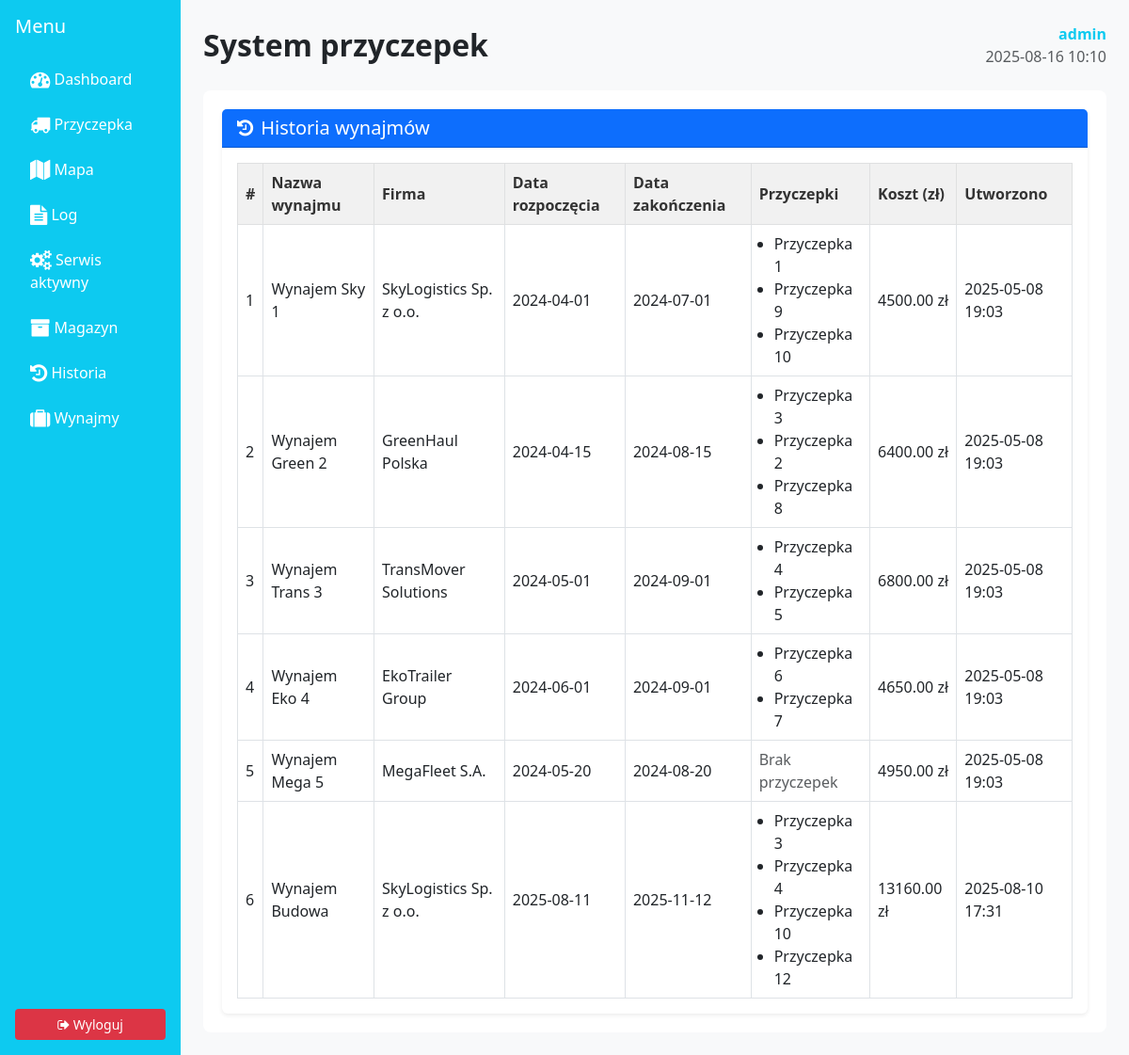
The page /rental-history/ (signed in) on the database its author committed.
### rentalapp/models.py (models this page shows, shortened)
class Rental(models.Model):
    name = models.CharField(max_length=255, default="", blank=True)
    company = models.ForeignKey(Company, on_delete=models.CASCADE, related_name='rentals')
    start_date = models.DateField()
    end_date = models.DateField()
    monthly_price = models.DecimalField(max_digits=10, decimal_places=2)
    cost = models.DecimalField(max_digits=10, decimal_places=2, blank=True, null=True)
    created_at = models.DateTimeField(auto_now_add=True)

class Company(models.Model):
    name = models.CharField(max_length=100)
    email = models.EmailField(blank=True, null=True)
    phone = models.CharField(max_length=30, blank=True, null=True)

class RentalTrailer(models.Model):
    rental = models.ForeignKey(Rental, on_delete=models.CASCADE, related_name='rental_trailers')
    trailer = models.ForeignKey(Trailer, on_delete=models.CASCADE)

class Trailer(models.Model):
    name = models.CharField(max_length=100)
    ip_address = models.GenericIPAddressField()
    serial_number = models.CharField(max_length=100, unique=True)
    registration_number = models.CharField(max_length=20)
    operator_phone = models.CharField(max_length=20)
    location_link = models.URLField(blank=True, null=True)
    notes = models.TextField(blank=True, null=True)
    latitude = models.FloatField(blank=True, null=True)
    longitude = models.FloatField(blank=True, null=True)
    STATUS_CHOICES = [
        ('active', 'Aktywna'),
        ('inactive', 'Nieaktywna'),
        ('maintenance', 'W serwisie')
    ]
    status = models.CharField(max_length=20, choices=STATUS_CHOICES, default='active')

### rentalapp/views.py (the view)
# urls.py: path('rental-history/', views.rental_history_view, name='rental_history'),
@login_required
def rental_history_view(request):
    rentals = Rental.objects.select_related('company').prefetch_related('rental_trailers__trailer')
    return render(request, 'rentalapp/rent/rental_history.html', {
        'rentals': rentals
    })

### templates/rentalapp/rent/rental_history.html (shortened to what this page needs)
{% extends 'rentalapp/base.html' %}
{% load static %}
{% block content %}
    <div class="container mt-4">
        <div class="card shadow-sm border-0">
            <div class="card-header bg-primary text-white d-flex align-items-center">
                <h5 class="mb-0"><i class="fa fa-history me-2"></i>Historia wynajmów</h5>
            </div>
            <div class="card-body">
                {% if rentals %}
                    <div class="table-responsive">
                        <table class="table table-bordered table-hover align-middle mb-0">
                            <thead class="table-light">
                            <tr>
                                <th>#</th>
                                <th>Nazwa wynajmu</th>
                                <th>Firma</th>
                                <th>Data rozpoczęcia</th>
                                <th>Data zakończenia</th>
                                <th>Przyczepki</th>
                                <th>Koszt (zł)</th>
                                <th>Utworzono</th>
                            </tr>
                            </thead>
                            <tbody>
                            {% for rental in rentals %}
                                <tr>
                                    <td>{{ forloop.counter }}</td>
                                    <td>{{ rental.name }}</td>
                                    <td>{{ rental.company.name }}</td>
                                    <td>{{ rental.start_date|date:"Y-m-d" }}</td>
                                    <td>{{ rental.end_date|date:"Y-m-d" }}</td>
                                    <td>
                                        {% if rental.rental_trailers.all %}
                                            <ul class="mb-0 ps-3">
                                                {% for rt in rental.rental_trailers.all %}
                                                    <li>{{ rt.trailer.name }}</li>
                                                {% endfor %}
                                            </ul>
                                        {% else %}
                                            <span class="text-muted">Brak przyczepek</span>
                                        {% endif %}
                                    </td>
                                    <td>{{ rental.cost }} zł</td>
                                    <td>{{ rental.created_at|date:"Y-m-d H:i" }}</td>
                                </tr>
                            {% endfor %}
                            </tbody>
                        </table>
                    </div>
                {% else %}
                    <div class="alert alert-info text-center mb-0">
                        Brak historii wynajmów do wyświetlenia.
                    </div>
                {% endif %}
            </div>
        </div>
    </div>
{% endblock %}

### templates/rentalapp/base.html (shortened to what this page needs)
{% load static %}
{% load tz %}
<!DOCTYPE html>
<html lang="pl">
<head>
  <link rel="stylesheet" href="https://cdn.jsdelivr.net/npm/bootstrap@5.3.0/dist/css/bootstrap.min.css">
  <link rel="stylesheet" href="https://cdn.jsdelivr.net/npm/font-awesome@4.7.0/css/font-awesome.min.css">
  <link rel="stylesheet" href="{% static 'rentalapp/css/style.css' %}">
</head>
<body>
<div class="d-flex">
    <div class="bg-info text-white p-3 d-flex flex-column" style="width: 220px; min-height: 100vh;">
        <h5 class="mb-4">Menu</h5>
        <ul class="nav flex-column">
            <li class="nav-item mb-2">
                <a class="nav-link text-white" href="{% url 'rentalapp:dashboard' %}"><i class="fa fa-tachometer fa-lg"></i> Dashboard</a>
            </li>
            <li class="nav-item mb-2">
                <a class="nav-link text-white" href="{% url 'rentalapp:trailer_list' %}"><i class="fa fa-truck fa-lg"></i> Przyczepka</a>
            </li>
            <li class="nav-item mb-2">
                <a class="nav-link text-white" href="{% url 'rentalapp:map_view' %}"><i class="fa fa-map fa-lg"></i> Mapa</a>
            </li>
            <li class="nav-item mb-2">
                <a class="nav-link text-white" href="{% url 'rentalapp:log' %}"><i class="fa fa-file-text fa-lg"></i> Log</a>
            </li>
            <li class="nav-item mb-2">
                <a class="nav-link text-white" href="{% url 'rentalapp:active_services' %}">
                    <i class="fa fa-cogs fa-lg"></i> Serwis aktywny
                </a>
            </li>
            <li class="nav-item mb-2">
                <a class="nav-link text-white" href="{% url 'rentalapp:warehouse_manager' %}"><i class="fa fa-archive fa-lg"></i> Magazyn</a>
            </li>
            <li class="nav-item mb-2">
                <a class="nav-link text-white" href="{% url 'rentalapp:rental_history' %}">
    <i class="fa fa-history fa-lg"></i> Historia
</a>
            </li>
            <li class="nav-item mb-2">
                <a class="nav-link text-white" href="{% url 'rentalapp:rent' %}"><i class="fa fa-suitcase fa-lg"></i> Wynajmy</a>
            </li>
        </ul>
        {% if user.is_authenticated %}
        <div class="mt-auto">
            <a class="btn btn-danger w-100" href="{% url 'rentalapp:logout' %}">
                <i class="fa fa-sign-out"></i> Wyloguj
            </a>
        </div>
        {% endif %}
    </div>
    <div class="p-4 flex-grow-1">
        <div class="d-flex justify-content-between align-items-center mb-4">
            <h2 class="mb-0">System przyczepek</h2>
            {% if user.is_authenticated %}
            <div class="text-end">
                <div class="text-info fw-bold">
                    {% if user.groups.exists %}{{ user.groups.first.name }} {{ user.username }}
                    {% else %}{{ user.username }}{% endif %}
                </div>
                <div class="text-muted">{% now "Y-m-d H:i" %}</div>
            </div>
            {% endif %}
        </div>
        {% block content %}{% endblock content %}
    </div>
</div>
</body>
</html>

### static/rentalapp/css/style.css (style rules this page uses)
body { background-color: #f8f9fa; font-family: 'Segoe UI', sans-serif; color: #212529; }
.container { background-color: #fff; padding: 20px; border-radius: 8px; }
h1, h2, h3 { font-weight: bold; }
.table th { background-color: #f1f1f1; color: #333; font-weight: bold; }
.table td, .table th { vertical-align: middle; }
.btn { border-radius: 4px; padding: 6px 12px; font-size: 14px; }
.btn-danger { background-color: #dc3545; border: none; }
.mt-4 { margin-top: 1.5rem; }
.w-100 { width: 100%; }

### rows shown on the page
Rental: name "Wynajem Sky 1", company.name "SkyLogistics Sp. z o.o.", start_date "2024-04-01", end_date "2024-07-01", cost "4500.00", created_at "2025-05-08 19:03"
RentalTrailer: trailer.name "Przyczepka 1"
RentalTrailer: trailer.name "Przyczepka 9"
RentalTrailer: trailer.name "Przyczepka 10"
Rental: name "Wynajem Green 2", company.name "GreenHaul Polska", start_date "2024-04-15", end_date "2024-08-15", cost "6400.00", created_at "2025-05-08 19:03"
RentalTrailer: trailer.name "Przyczepka 3"
RentalTrailer: trailer.name "Przyczepka 2"
RentalTrailer: trailer.name "Przyczepka 8"
Rental: name "Wynajem Trans 3", company.name "TransMover Solutions", start_date "2024-05-01", end_date "2024-09-01", cost "6800.00", created_at "2025-05-08 19:03"
RentalTrailer: trailer.name "Przyczepka 4"
RentalTrailer: trailer.name "Przyczepka 5"
Rental: name "Wynajem Eko 4", company.name "EkoTrailer Group", start_date "2024-06-01", end_date "2024-09-01", cost "4650.00", created_at "2025-05-08 19:03"
RentalTrailer: trailer.name "Przyczepka 6"
RentalTrailer: trailer.name "Przyczepka 7"
Rental: name "Wynajem Mega 5", company.name "MegaFleet S.A.", start_date "2024-05-20", end_date "2024-08-20", shows "Brak przyczepek", cost "4950.00", created_at "2025-05-08 19:03"
Rental: name "Wynajem Budowa", company.name "SkyLogistics Sp. z o.o.", start_date "2025-08-11", end_date "2025-11-12", cost "13160.00", created_at "2025-08-10 17:31"
RentalTrailer: trailer.name "Przyczepka 3"
RentalTrailer: trailer.name "Przyczepka 4"
RentalTrailer: trailer.name "Przyczepka 10"
RentalTrailer: trailer.name "Przyczepka 12"

### other values the page prints
{{ user.username }} "admin"
